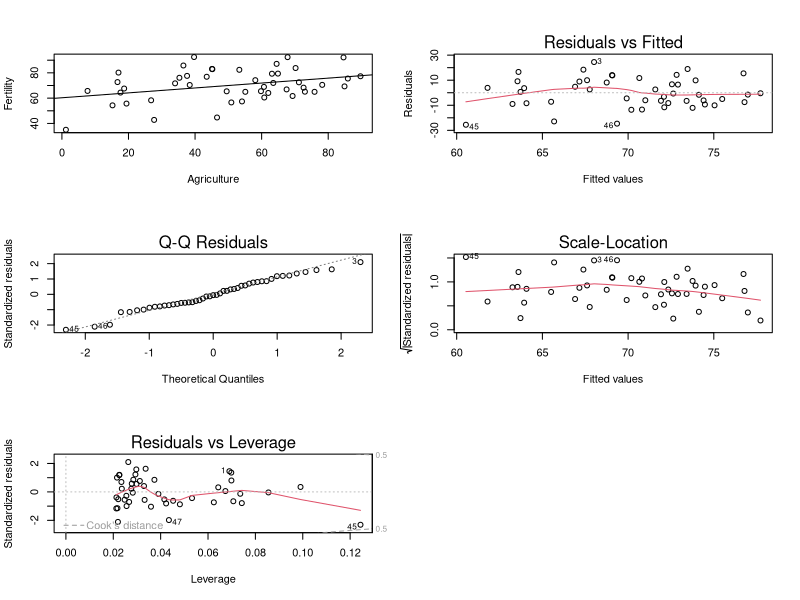

Here is the R script that generated this plot:
data(swiss)
head(swiss)
par(mfrow=c(3,2))
attach(swiss)
swiss <- swiss[order(Agriculture),]
head(swiss)
plot(Fertility ~ Agriculture)
fit <-lm(Fertility ~ Agriculture)
abline(fit)
plot(fit)